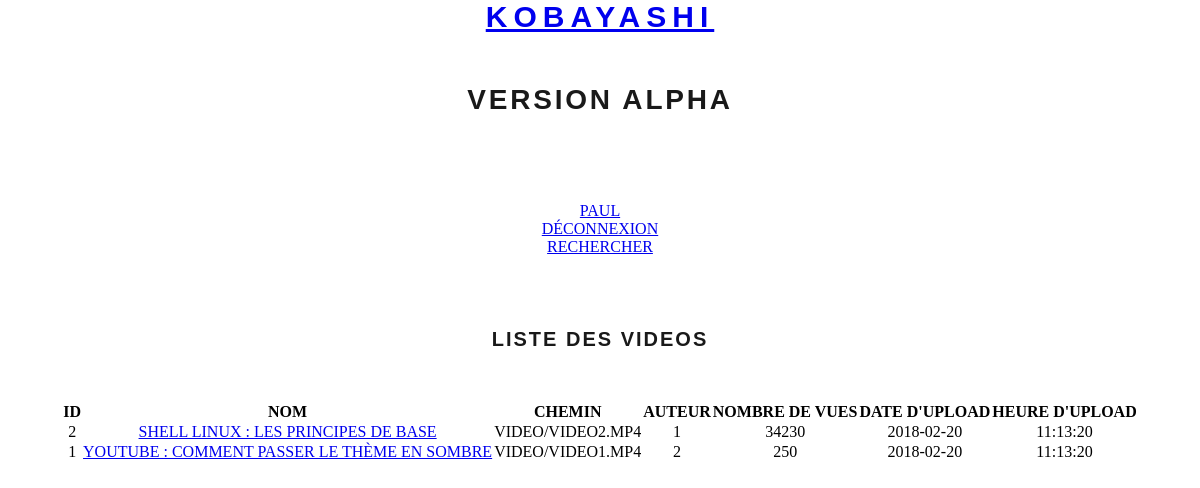
Screenshot of / (signed in) with the database file from the repository.
### tables this page shows
CREATE TABLE video(
	vidID INT PRIMARY KEY NOT NULL AUTO_INCREMENT,
	vidNom varchar(80),
	vidChemin varchar(255),
	vidDate date,
	vidHour time,
	vidVues int(255),
	vidAutorID int,
	foreign key (vidAutorID) references user(usrID)
);

### controleur/controleur.php (called while the page is built, shortened)
<?php
		include ("modele/modele.php");
		class Controleur
		{
			private $unModele;
			public function __construct ($serveur, $bdd, $user, $mdp, $uneTable)
			{
				$this->unModele = new Modele ($serveur, $bdd, $user, $mdp);
				$this->unModele->setTable($uneTable);
			}
			public function selectAllVideos ()
			{
				return $this->unModele->selectAllVideos();
			}
		}
?>

### settings.php (called while the page is built)
<?php
$unControleur = new Controleur("localhost","kobayashi_IA","root","root", "user");

### modele/modele.php (called while the page is built, shortened)
<?php
	class Modele
	{
		private $pdo, $table;
		public function __construct($serveur,$bdd,$user,$mdp)
		{
			$this->pdo= null;
			try
			{
			$this->pdo = new PDO ("mysql:host=".$serveur.";dbname=".$bdd,$user,$mdp);
			}
			catch (Exception $exp)
			{
				echo "<br/> Erreur de connexion à la BDD".$bdd;
			}
		}
		public function selectAllVideos ()
		{
			if ($this->pdo ==null)
			{
				return null;
			} else {
			$requete = "select * from video order by rand() limit 0,16;";
			$select = $this->pdo->prepare ($requete);
			$select->execute ();
			$resultats = $select->fetchAll();
			return $resultats;
			}
		}
	}
?>

### vue/vueListe.php (the view)
<html>
	<body>
	<center>
		<br><br><br><br>
		<h3> Liste des Videos </h3>
		<div class="container">
		<table class ="table">
		<tr>
			<th>ID</th>
			<th>Nom</th>
			<th>Chemin</th>
			<th>Auteur </th>
			<th>Nombre de vues</th>
			<th>Date d'upload</th>
			<th>Heure d'upload</th>
		</tr>
<?php
		foreach ($resultatsVideo as $unResultat)
		{
			echo "<tr>
					<td>".$unResultat['vidID']." </td>
					<td><a href='watch.php?id=".$unResultat['vidID']."'>".$unResultat['vidNom']." </a></td>
					<td>".$unResultat['vidChemin']."</td>
					<td>".$unResultat['vidAutorID']. "</td>
					<td>".$unResultat['vidVues']. "</td>
					<td>".$unResultat['vidDate']. "</td>
					<td>".$unResultat['vidHour']. "</td>
				</tr>";
		}
?>
			</table>
			</div>
		</center>
	</body>
</html>

### style.css (style rules this page uses)
* { margin : 0; padding : 0; }
a { text-transform : uppercase; }
h3 { font-family: Dosis, arial, sans-serif; font-size: 20px; text-transform: uppercase; letter-spacing: 0.1em; text-decoration: none; color: rgba(0,0,0, .9); text-align : center; margin-bottom : 50px; }
.table th { text-align: center; text-transform: uppercase; }
.table td { text-transform: uppercase; text-align: center; }

### rows the page displays
video: vidID "2", vidNom "SHELL LINUX : LES PRINCIPES DE BASE", vidChemin "VIDEO/VIDEO2.MP4", vidAutorID "1", vidVues "34230", vidDate "2018-02-20", vidHour "11:13:20"
video: vidID "1", vidNom "YOUTUBE : COMMENT PASSER LE THÈME EN SOMBRE", vidChemin "VIDEO/VIDEO1.MP4", vidAutorID "2", vidVues "250", vidDate "2018-02-20", vidHour "11:13:20"

### other values shown
$_SESSION['nom'] "PAUL"
